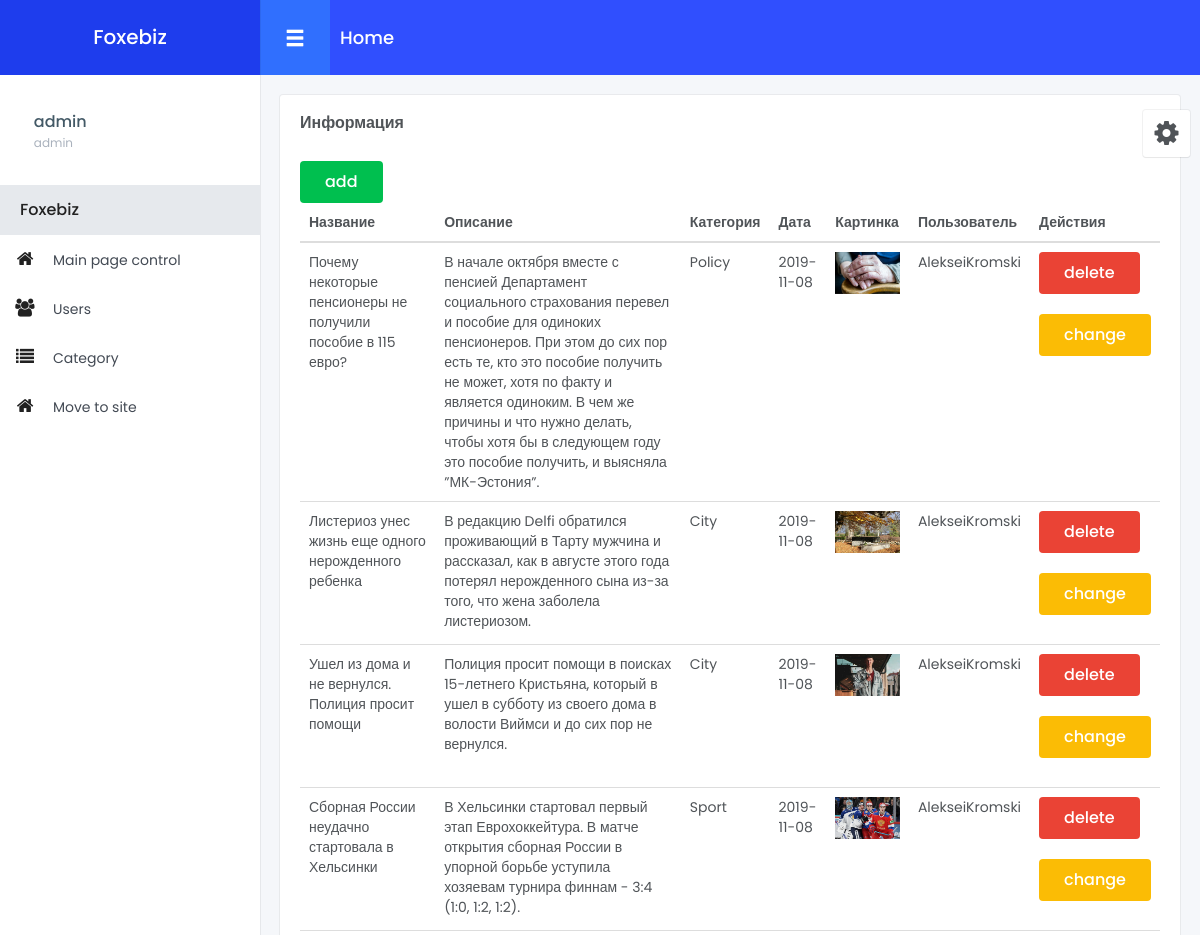
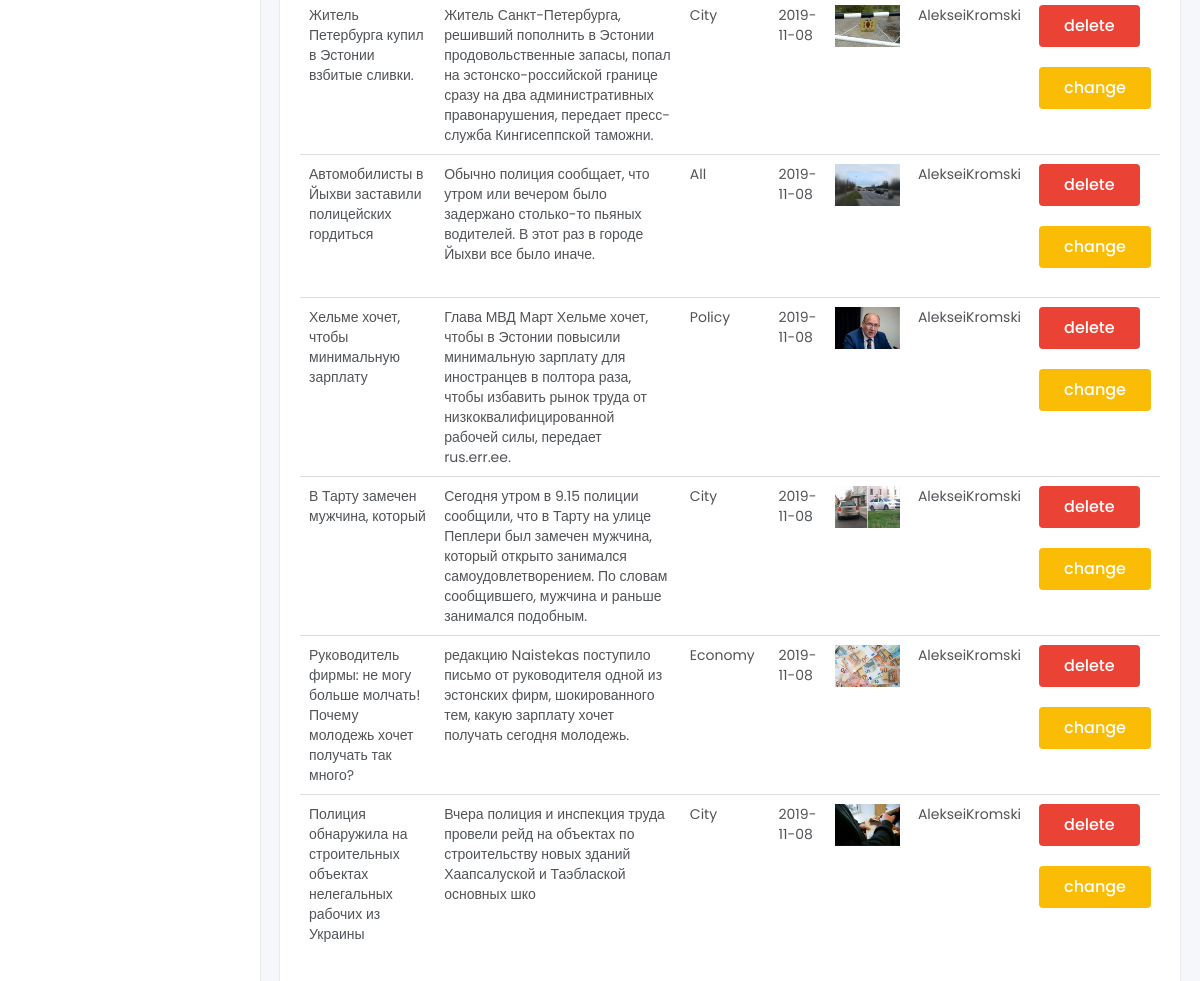
/admin/index.php (signed in), run on the app's committed database (2 pictures, top to bottom).
### tables this page shows
CREATE TABLE `users` (
  `id` int(11) NOT NULL,
  `login` varchar(25) NOT NULL,
  `password` varchar(100) NOT NULL,
  `rule` varchar(50) NOT NULL
);

CREATE TABLE `news` (
  `id` int(11) NOT NULL,
  `name` varchar(200) NOT NULL,
  `text` longtext NOT NULL,
  `date` date NOT NULL,
  `category` varchar(25) NOT NULL,
  `img` varchar(100) NOT NULL,
  `user` varchar(20) NOT NULL,
  `description` longtext NOT NULL
);

### admin/core/News.php (called while the page is built, shortened)
<?php
class News
{
    protected $arr;
    public function __construct($connect,$user,$rule)
    {
        if($rule == 'admin'){
            $query = mysqli_query($connect,"SELECT * FROM news ORDER BY id DESC");
            $arr = [];
            while ($result = mysqli_fetch_assoc($query)){
                $arr[] = $result;
            }
            $this->arr = $arr;
        }
    }
    public function getArrNews(){
        return $this->arr;
    }
}

### admin/index.php (the view, shortened to what this page needs)
<?php
require_once 'config/config_require.php';
if(!isset($_SESSION['login']) and !isset($_SESSION['password'])){
    header('Location: login.php');
}else{
    $user = $_SESSION['login'];
}
?>
<!DOCTYPE html>
<html lang="en">
<head>
	<link rel="stylesheet" href="assets/styles/style.css">
	<link rel="stylesheet" href="assets/styles/style.min.css">
	<link rel="stylesheet" href="assets/plugin/mCustomScrollbar/jquery.mCustomScrollbar.min.css">
	<link rel="stylesheet" href="assets/plugin/waves/waves.min.css">
	<link rel="stylesheet" href="assets/plugin/sweet-alert/sweetalert.css">
	<link rel="stylesheet" href="assets/plugin/percircle/css/percircle.css">
	<link rel="stylesheet" href="assets/plugin/chart/chartist/chartist.min.css">
	<link rel="stylesheet" href="assets/plugin/fullcalendar/fullcalendar.min.css">
	<link rel="stylesheet" href="assets/plugin/fullcalendar/fullcalendar.print.css" media='print'>
	<link rel="stylesheet" href="assets/color-switcher/color-switcher.min.css">
</head>
<body>
<?php
	require_once 'include_files/header.php';
	require_once 'include_files/nav_bar.php';
	require_once 'include_files/switcher.php';
    $object_news = new News($connect,$user,$rule);
?>
<div id="wrapper">
	<div class="main-content">
		<div class="row small-spacing">
			<div class="col-xs-12">
				<div class="box-content">
					<h4 class="box-title">Информация</h4>
                    <button class="btn btn-success"><a href='index.php?change=add' style='color: white'>add</a></button>
                    <table class="table">
                        <thead>
                        <tr>
                            <th scope="col">Название</th>
                            <th scope="col">Описание</th>
                            <th scope="col">Категория</th>
                            <th scope="col">Дата</th>
                            <th scope="col">Картинка</th>
                            <th scope="col">Пользователь</th>
                            <th scope="col">Действия</th>
                        </tr>
                        </thead>
                        <tbody>
                        <?php
                        foreach ($object_news->getArrNews() as $k => $v){
                            echo "<tr>
                            <td>{$v['name']}</td>
                            <td>{$v['description']}</td>
                            <td>{$v['category']}</td>
                            <td>{$v['date']}</td>
                            <td><img src='../{$v['img']}' alt='' width='100px'></td>
                            <td>{$v['user']}</td>
                            <td>
                            <button class=\"btn btn-danger\"><a href='Action/newsChange.php?change=delete&id={$v['id']}' style='color: white'>delete</a></button><br><br>
                            <button class=\"btn btn-warning\"><a href='index.php?change=change&id={$v['id']}' style='color: white'>change</a></button><br><br>
                            </td>
                            </tr>
                            ";
                        }
                        ?>
                        </tbody>
                    </table>
				</div>
			</div>
		</div>
	</div>
</div>
</body>
</html>

### admin/core/Header.php
<?php
class Header
{
    protected $rule;
    protected $login;
    public function __construct($connect,$id)
    {
        $query_user_info = mysqli_query($connect, "SELECT * FROM users WHERE id = '$id'");
        $user_info = mysqli_fetch_assoc($query_user_info);
        $login = $user_info['login'];
        $rule = $user_info['rule'];
        $this->login = $login;
        $this->rule = $rule;
    }
    public function getRule()
    {
        echo $this->rule;
    }
    public function getLogin()
    {
        echo $this->login;
    }
}

### data on the page
users: login "admin", rule "admin"
news: name "Почему некоторые пенсионеры не получили пособие в 115 евро?", description "В начале октября вместе с пенсией Департамент социального страхования перевел и пособие для одиноких пенсионеров. При этом до сих пор есть те, кто это пособие получить не может, хотя по факту и является одиноким. В чем же причины и что нужно делать, чтобы хотя бы в следующем году это пособие получить, и выясняла ”МК-Эстония”.", category "Policy", date "2019-11-08", img (picture), user "AlekseiKromski"
news: name "Листериоз унес жизнь еще одного нерожденного ребенка", description "В редакцию Delfi обратился проживающий в Тарту мужчина и рассказал, как в августе этого года потерял нерожденного сына из-за того, что жена заболела листериозом.", category "City", date "2019-11-08", img (picture), user "AlekseiKromski"
news: name "Ушел из дома и не вернулся. Полиция просит помощи", description "Полиция просит помощи в поисках 15-летнего Кристьяна, который в ушел в субботу из своего дома в волости Виймси и до сих пор не вернулся.", category "City", date "2019-11-08", img (picture), user "AlekseiKromski"
news: name "Сборная России неудачно стартовала в Хельсинки", description "В Хельсинки стартовал первый этап Еврохоккейтура. В матче открытия сборная России в упорной борьбе уступила хозяевам турнира финнам - 3:4 (1:0, 1:2, 1:2).", category "Sport", date "2019-11-08", img (picture), user "AlekseiKromski"
news: name "Житель Петербурга купил в Эстонии взбитые сливки.", description "Житель Санкт-Петербурга, решивший пополнить в Эстонии продовольственные запасы, попал на эстонско-российской границе сразу на два административных правонарушения, передает пресс-служба Кингисеппской таможни.", category "City", date "2019-11-08", img (picture), user "AlekseiKromski"
news: name "Автомобилисты в Йыхви заставили полицейских гордиться", description "Обычно полиция сообщает, что утром или вечером было задержано столько-то пьяных водителей. В этот раз в городе Йыхви все было иначе.", category "All", date "2019-11-08", img (picture), user "AlekseiKromski"
news: name "Хельме хочет, чтобы минимальную зарплату", description "Глава МВД Март Хельме хочет, чтобы в Эстонии повысили минимальную зарплату для иностранцев в полтора раза, чтобы избавить рынок труда от низкоквалифицированной рабочей силы, передает rus.err.ee.", category "Policy", date "2019-11-08", img (picture), user "AlekseiKromski"
news: name "В Тарту замечен мужчина, который", description "Сегодня утром в 9.15 полиции сообщили, что в Тарту на улице Пеплери был замечен мужчина, который открыто занимался самоудовлетворением. По словам сообщившего, мужчина и раньше занимался подобным.", category "City", date "2019-11-08", img (picture), user "AlekseiKromski"
news: name "Руководитель фирмы: не могу больше молчать! Почему молодежь хочет получать так много?", description "редакцию Naistekas поступило письмо от руководителя одной из эстонских фирм, шокированного тем, какую зарплату хочет получать сегодня молодежь.", category "Economy", date "2019-11-08", img (picture), user "AlekseiKromski"
news: name "Полиция обнаружила на строительных объектах нелегальных рабочих из Украины", description "Вчера полиция и инспекция труда провели рейд на объектах по строительству новых зданий Хаапсалуской и Таэблаской основных шко", category "City", date "2019-11-08", img (picture), user "AlekseiKromski"

### other printed values
$config_name['users'][0] "Users"
$config_name['category'][0] "Category"
$config_name['move_to_site'][0] "Move to site"
